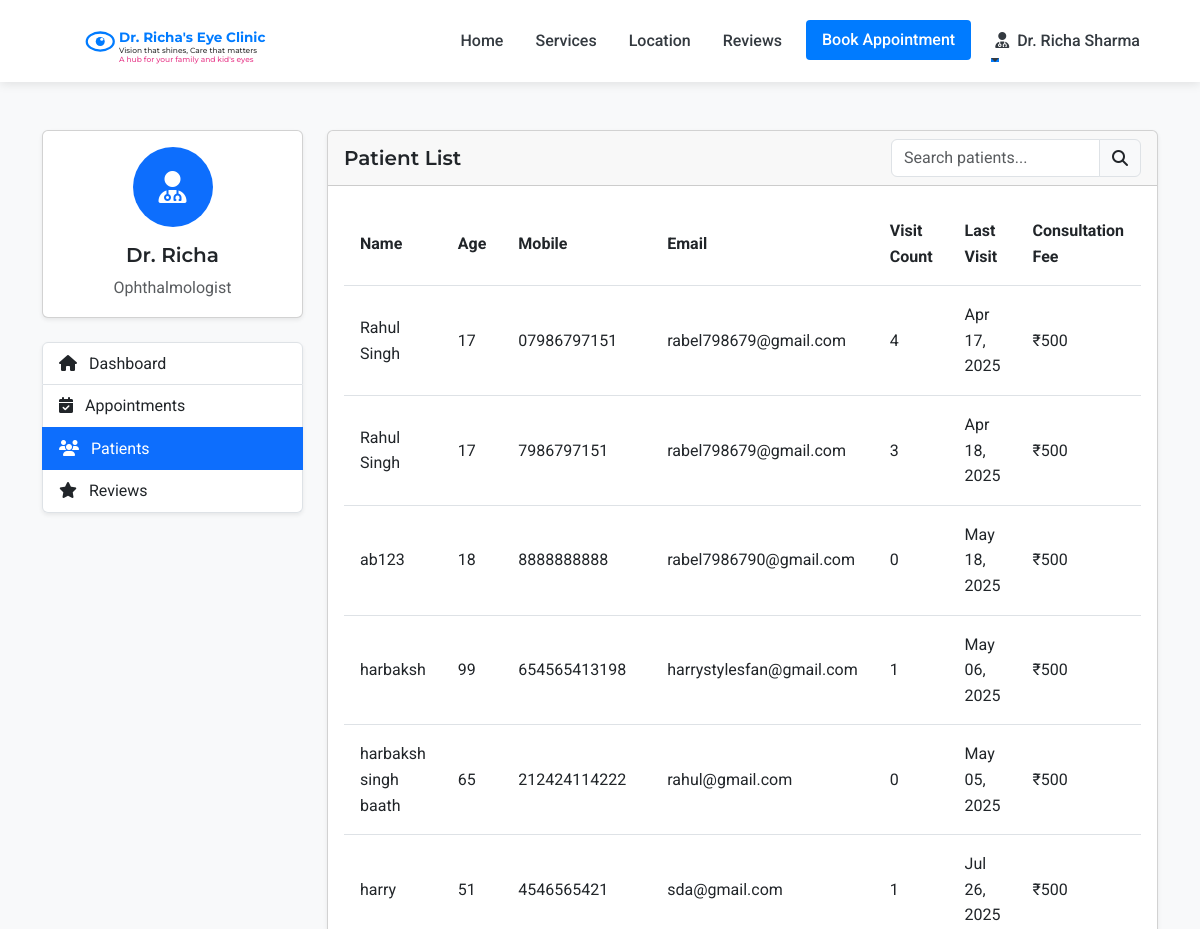
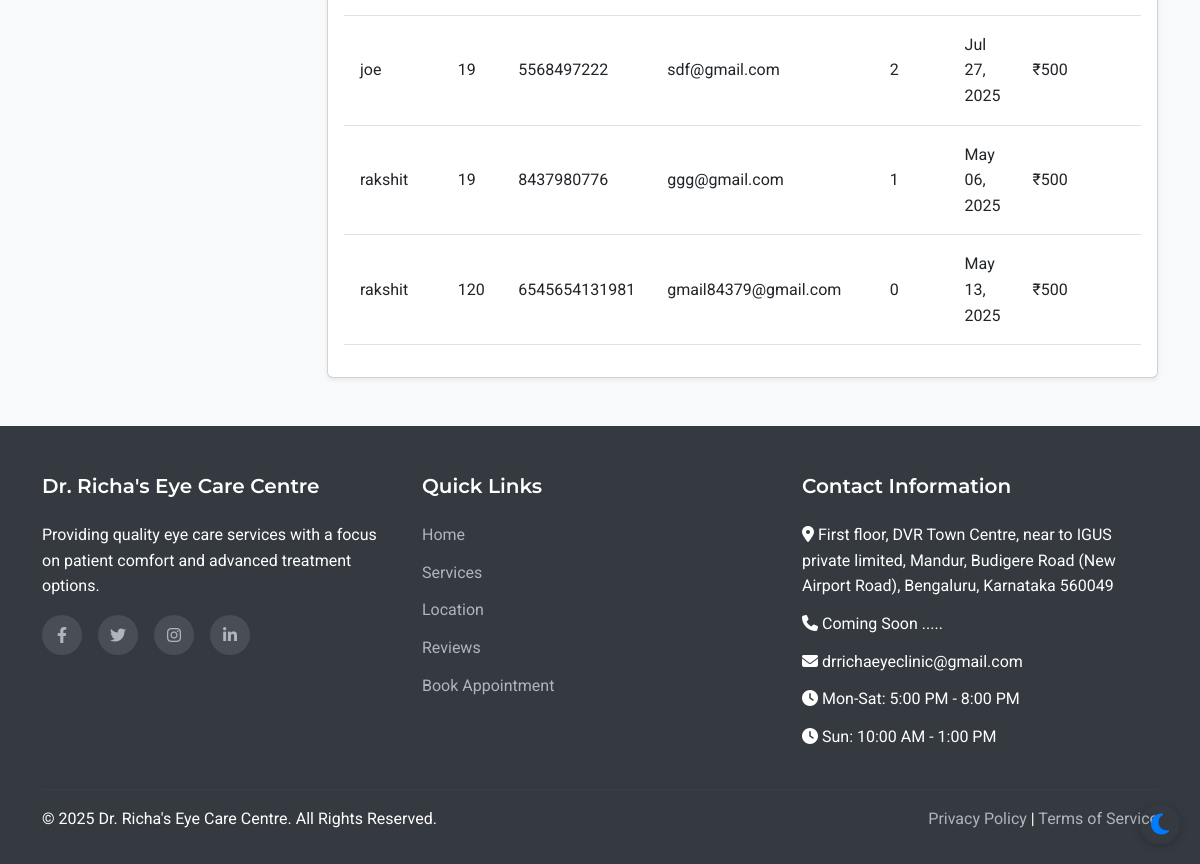
Page /admin/patients (signed in) on the committed database (2 pictures, top to bottom).
### models.py (models this page shows, shortened)
class Staff(UserMixin, db.Model):
    __abstract__ = True
    id = db.Column(db.Integer, primary_key=True)
    username = db.Column(db.String(64), unique=True, nullable=False)
    email = db.Column(db.String(120), unique=True, nullable=False)
    password_hash = db.Column(db.String(256), nullable=False)
    full_name = db.Column(db.String(100), nullable=False)
    mobile_number = db.Column(db.String(15), nullable=False)

class Doctor(Staff):
    __tablename__ = 'doctor'
    qualifications = db.Column(db.String(200), nullable=True)
    specialization = db.Column(db.String(200), nullable=True)

class Patient(UserMixin, db.Model):
    id = db.Column(db.Integer, primary_key=True)
    full_name = db.Column(db.String(100), nullable=False)
    mobile_number = db.Column(db.String(15), nullable=False)
    email = db.Column(db.String(100), nullable=True)
    age = db.Column(db.Integer, nullable=False)
    password_hash = db.Column(db.String(256), nullable=True)
    is_registered = db.Column(db.Boolean, default=False)
    created_at = db.Column(db.DateTime, nullable=False, default=datetime.utcnow)
    appointments = db.relationship('Appointment', backref='patient', lazy=True)
    doctor_prescriptions = db.relationship('DoctorPrescription', backref='patient', lazy=True)
    optometrist_prescriptions = db.relationship('OptometristPrescription', backref='patient', lazy=True)

class Appointment(db.Model):
    id = db.Column(db.Integer, primary_key=True)
    patient_id = db.Column(db.Integer, db.ForeignKey('patient.id'), nullable=False)
    appointment_date = db.Column(db.Date, nullable=False)
    appointment_time = db.Column(db.Time, nullable=False)
    primary_issue = db.Column(db.Text, nullable=True)
    referral_info = db.Column(db.String(255), nullable=True)
    status = db.Column(db.String(20), default='scheduled')  # scheduled, completed, cancelled
    created_at = db.Column(db.DateTime, default=datetime.utcnow)
    consultation_fee = db.Column(db.Float, nullable=False, default=500.0)
    payment_status = db.Column(db.String(20), default='pending')  # pending, paid

### routes.py (the view)
@app.route('/admin/patients')
@login_required
def admin_patients():
    if not (isinstance(current_user, Admin) or isinstance(current_user, Doctor) or isinstance(current_user, Assistant)):
        flash('Access denied. Staff privileges required.', 'danger')
        return redirect(url_for('index'))
    patients = Patient.query.order_by(Patient.full_name).all()
    return render_template('admin/patients.html', patients=patients)

### templates/admin/patients.html (shortened to what this page needs)
{% extends 'layout.html' %}
{% block content %}
<section class="py-5 bg-light">
    <div class="container">
        <div class="row">
            <div class="col-lg-3 mb-4">
                <div class="card shadow-sm mb-4">
                    <div class="card-body text-center">
                        <div class="avatar-circle bg-primary text-white mb-3">
                            <i class="fas fa-user-md fa-2x"></i>
                        </div>
                        <h5 class="card-title">Dr. Richa</h5>
                        <p class="card-text text-muted">Ophthalmologist</p>
                    </div>
                </div>
                <div class="list-group shadow-sm">
                    <a href="{{ url_for('admin_dashboard') }}" class="list-group-item list-group-item-action">
                        <i class="fas fa-home me-2"></i> Dashboard
                    </a>
                    <a href="{{ url_for('admin_appointments') }}" class="list-group-item list-group-item-action">
                        <i class="fas fa-calendar-check me-2"></i> Appointments
                    </a>
                    <a href="{{ url_for('admin_patients') }}" class="list-group-item list-group-item-action active">
                        <i class="fas fa-users me-2"></i> Patients
                    </a>
                    <a href="{{ url_for('admin_reviews') }}" class="list-group-item list-group-item-action">
                        <i class="fas fa-star me-2"></i> Reviews
                    </a>
                </div>
            </div>
            <div class="col-lg-9">
                <div class="card shadow-sm">
                    <div class="card-header d-flex justify-content-between align-items-center">
                        <h5 class="mb-0">Patient List</h5>
                        <div class="input-group" style="width: 250px;">
                            <input type="text" class="form-control" id="patientSearch" placeholder="Search patients...">
                            <span class="input-group-text"><i class="fas fa-search"></i></span>
                        </div>
                    </div>
                    <div class="card-body">
                        <div class="table-responsive">
                            <table class="table table-hover" id="patientsTable">
                                <thead>
                                    <tr>
                                        <th>Name</th>
                                        <th>Age</th>
                                        <th>Mobile</th>
                                        <th>Email</th>
                                        <th>Visit Count</th>
                                        <th>Last Visit</th>
                                        <th>Consultation Fee</th>
                                    </tr>
                                </thead>
                                <tbody>
                                    {% for patient in patients %}
                                        <tr>
                                            <td>{{ patient.full_name }}</td>
                                            <td>{{ patient.age }}</td>
                                            <td>{{ patient.mobile_number }}</td>
                                            <td>{{ patient.email }}</td>
                                            <td>{{ patient.appointments|length }}</td>
                                            <td>
                                                {% if patient.appointments %}
                                                    {% set last_appointment = patient.appointments|sort(attribute='appointment_date', reverse=True)|first %}
                                                    {{ last_appointment.appointment_date.strftime('%b %d, %Y') }}
                                                {% else %}
                                                    {{ patient.created_at.strftime('%b %d, %Y') }}
                                                {% endif %}
                                            </td>
                                            <td>₹500</td>
                                        </tr>
                                    {% endfor %}
                                </tbody>
                            </table>
                        </div>
                    </div>
                </div>
            </div>
        </div>
    </div>
</section>
{% endblock %}

### templates/layout.html (shortened to what this page needs)
<!DOCTYPE html>
<html lang="en">
<head>
    <link href="https://cdn.jsdelivr.net/npm/bootstrap@5.3.0-alpha1/dist/css/bootstrap.min.css" rel="stylesheet">
    <link rel="stylesheet" href="https://cdn.jsdelivr.net/npm/flatpickr/dist/flatpickr.min.css">
    <link rel="stylesheet" href="https://cdnjs.cloudflare.com/ajax/libs/font-awesome/6.1.1/css/all.min.css">
    <link rel="stylesheet" href="{{ url_for('static', filename='css/style.css') }}">
</head>
<body>
    <nav class="navbar navbar-expand-lg sticky-top">
        <div class="container">
            <a class="navbar-brand" href="{{ url_for('index') }}" id="clinic-logo">
                <div id="interactive-logo-container" style="height: 60px;"></div>
            </a>
            <div class="collapse navbar-collapse" id="navbarNav">
                <ul class="navbar-nav ms-auto">
                    <li class="nav-item">
                        <a class="nav-link {% if request.path == url_for('index') %}active{% endif %}" href="{{ url_for('index') }}">Home</a>
                    </li>
                    <li class="nav-item">
                        <a class="nav-link {% if request.path == url_for('services') %}active{% endif %}" href="{{ url_for('services') }}">Services</a>
                    </li>
                    <li class="nav-item">
                        <a class="nav-link {% if request.path == url_for('location') %}active{% endif %}" href="{{ url_for('location') }}">Location</a>
                    </li>
                    <li class="nav-item">
                        <a class="nav-link {% if request.path == url_for('reviews') %}active{% endif %}" href="{{ url_for('reviews') }}">Reviews</a>
                    </li>
                    <li class="nav-item">
                        <a class="nav-link btn btn-primary text-white px-3 ms-lg-2" href="{{ url_for('appointment') }}">Book Appointment</a>
                    </li>
                    {% if current_user.is_authenticated %}
                        {% if current_user.__class__.__name__ == 'Patient' %}
                            <li class="nav-item dropdown">
                                <a class="nav-link dropdown-toggle" href="#" id="navbarDropdown" role="button" data-bs-toggle="dropdown" aria-expanded="false">
                                    <i class="fas fa-user me-1"></i> {{ current_user.full_name }}
                                </a>
                                <ul class="dropdown-menu dropdown-menu-end" aria-labelledby="navbarDropdown">
                                    <li><a class="dropdown-item" href="{{ url_for('patient_dashboard') }}">Dashboard</a></li>
                                    <li><a class="dropdown-item" href="{{ url_for('patient_appointments') }}">My Appointments</a></li>
                                    <li><a class="dropdown-item" href="{{ url_for('patient_medical_records') }}">Medical Records</a></li>
                                    <li><hr class="dropdown-divider"></li>
                                    <li><a class="dropdown-item" href="{{ url_for('patient_logout') }}">Logout</a></li>
                                </ul>
                            </li>
                        {% else %}
                            <li class="nav-item dropdown">
                                <a class="nav-link dropdown-toggle" href="#" id="navbarDropdown" role="button" data-bs-toggle="dropdown" aria-expanded="false">
                                    <i class="fas fa-user-md me-1"></i> {{ current_user.full_name }}
                                </a>
                            </li>
                        {% endif %}
                    {% endif %}
                </ul>
            </div>
        </div>
    </nav>
    <main>
        {% block content %}{% endblock %}
    </main>
    <footer>
        <div class="container">
            <div class="row">
                <div class="col-md-4 mb-4 mb-md-0">
                    <h5>Dr. Richa's Eye Care Centre</h5>
                    <p class="mb-3">Providing quality eye care services with a focus on patient comfort and advanced treatment options.</p>
                    <div class="social-icons">
                        <a href="#" aria-label="Facebook"><i class="fab fa-facebook-f"></i></a>
                        <a href="#" aria-label="Twitter"><i class="fab fa-twitter"></i></a>
                        <a href="#" aria-label="Instagram"><i class="fab fa-instagram"></i></a>
                        <a href="#" aria-label="LinkedIn"><i class="fab fa-linkedin-in"></i></a>
                    </div>
                </div>
                <div class="col-md-4 mb-4 mb-md-0">
                    <h5>Quick Links</h5>
                    <ul>
                        <li><a href="{{ url_for('index') }}">Home</a></li>
                        <li><a href="{{ url_for('services') }}">Services</a></li>
                        <li><a href="{{ url_for('location') }}">Location</a></li>
                        <li><a href="{{ url_for('reviews') }}">Reviews</a></li>
                        <li><a href="{{ url_for('appointment') }}">Book Appointment</a></li>
                    </ul>
                </div>
                <div class="col-md-4">
                    <h5>Contact Information</h5>
                    <ul>
                        <li><i class="fas fa-map-marker-alt"></i> First floor, DVR Town Centre, near to     IGUS private limited, Mandur, Budigere Road (New Airport Road), Bengaluru, Karnataka 560049</li>
                        <li><i class="fas fa-phone"></i> Coming Soon .....</li>
                        <li><i class="fas fa-envelope"></i> drrichaeyeclinic@gmail.com</li>
                        <li><i class="fas fa-clock"></i> Mon-Sat: 5:00 PM - 8:00 PM</li>
                        <li><i class="fas fa-clock"></i> Sun: 10:00 AM - 1:00 PM</li>
                    </ul>
                </div>
            </div>
            <hr class="mt-4 mb-3" style="border-color: rgba(255,255,255,0.1);">
            <div class="row">
                <div class="col-md-6">
                    <p class="mb-md-0">&copy; {{ now.year }} Dr. Richa's Eye Care Centre. All Rights Reserved.</p>
                </div>
                <div class="col-md-6 text-md-end">
                    <p class="mb-0">
                        <a href="#">Privacy Policy</a> |
                        <a href="#">Terms of Service</a>
                    </p>
                </div>
            </div>
        </div>
    </footer>
</body>
</html>

### rows in the picture
Doctor: full_name "Dr. Richa Sharma"
Patient: full_name "Rahul Singh", age "17", mobile_number "07986797151", email "rabel798679@gmail.com", appointments|length "4"
Appointment: appointment_date "Apr 17, 2025"
Patient: full_name "Rahul Singh", age "17", mobile_number "7986797151", email "rabel798679@gmail.com", appointments|length "3"
Appointment: appointment_date "Apr 18, 2025"
Patient: full_name "ab123", age "18", mobile_number "8888888888", email "rabel7986790@gmail.com", appointments|length "0", created_at "May 18, 2025"
Patient: full_name "harbaksh", age "99", mobile_number "654565413198", email "harrystylesfan@gmail.com", appointments|length "1"
Appointment: appointment_date "May 06, 2025"
Patient: full_name "harbaksh singh baath", age "65", mobile_number "212424114222", email "rahul@gmail.com", appointments|length "0", created_at "May 05, 2025"
Patient: full_name "harry", age "51", mobile_number "4546565421", email "sda@gmail.com", appointments|length "1"
Appointment: appointment_date "Jul 26, 2025"
Patient: full_name "joe", age "19", mobile_number "5568497222", email "sdf@gmail.com", appointments|length "2"
Appointment: appointment_date "Jul 27, 2025"
Patient: full_name "rakshit", age "19", mobile_number "8437980776", email "ggg@gmail.com", appointments|length "1"
Appointment: appointment_date "May 06, 2025"
Patient: full_name "rakshit", age "120", mobile_number "6545654131981", email "gmail84379@gmail.com", appointments|length "0", created_at "May 13, 2025"
